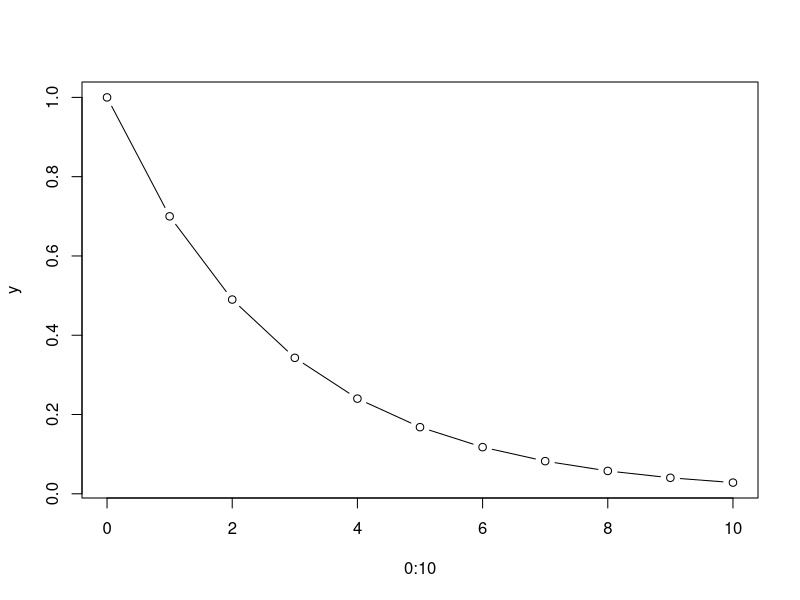
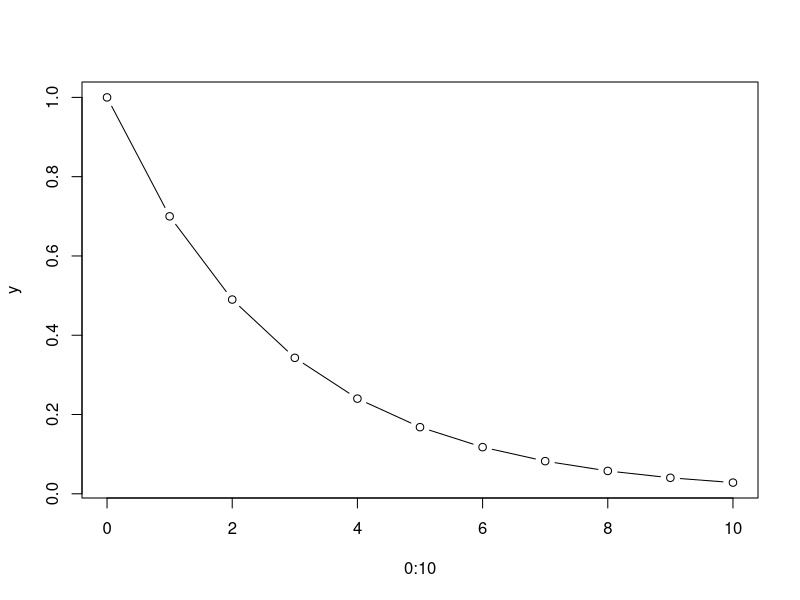
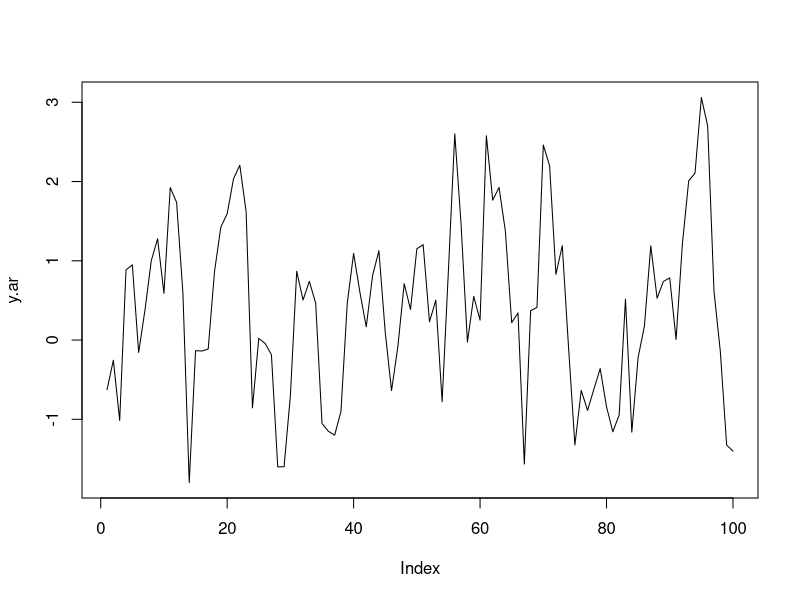
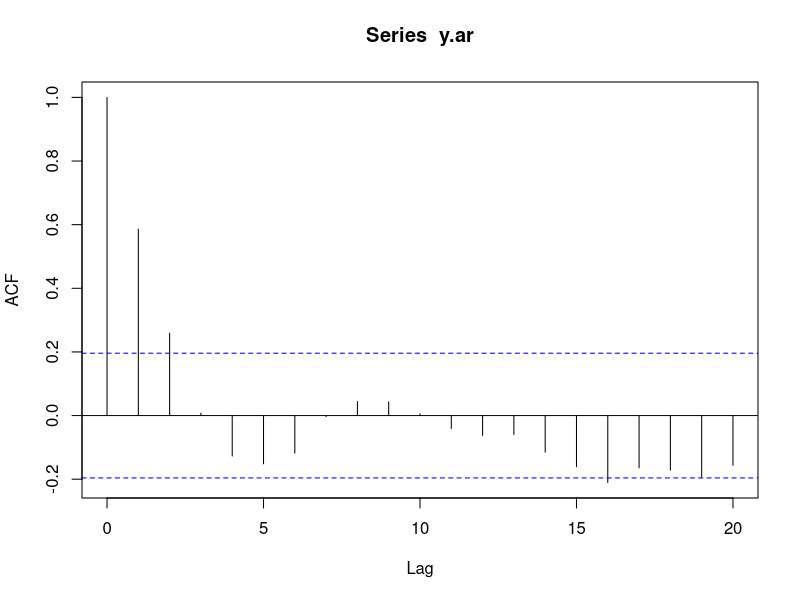
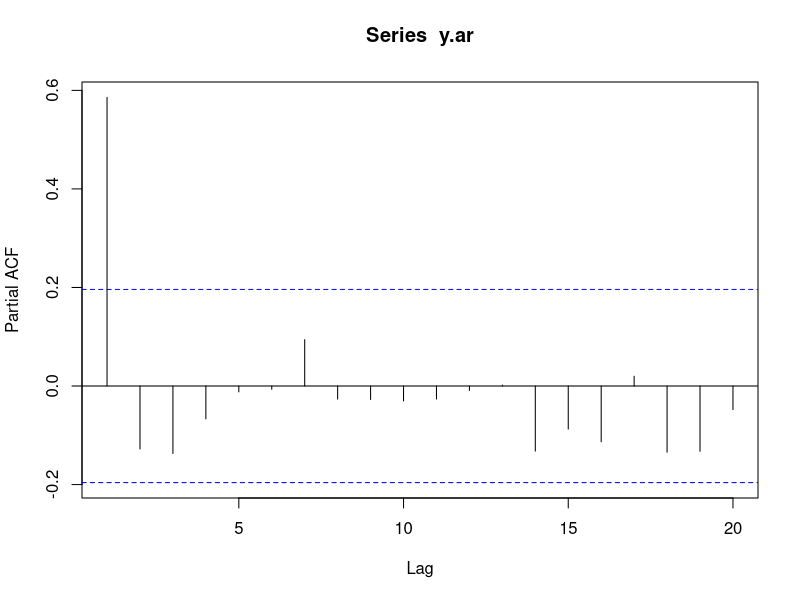

These figures' R source, in order: (Note: this script raises an error after producing the figures.)
## ---- chunk 1
rho <- function(k,alpha) alpha^k
## ---- chunk 2
y <- rho(0:10, 0.7)
plot(0:10, y, type="b")
## ---- chunk 3
x <- rho(0:10, -0.7)
plot(0:10, y, type="b")
## ---- chunk 4
set.seed(1)
y.ar <- e <- rnorm(100)
for (t in 2:100) y.ar[t]  <- 0.7 * y.ar[t-1] +e[t]
## ---- chunk 5
plot(y.ar,type="l")            
## ---- chunk 6
acf(y.ar)
## ---- chunk 7
pacf(y.ar)

## ---- chunk 8
y.ar.mod <- ar(y.ar, method="mle")
y.ar.mod$order
## ---- chunk 9
y.ar.mod$ar
## ---- chunk 10
y.ar.mod$ar + c(-2,2) * sqrt(y.ar.mod$asy.var)
## ---- chunk 11
y.ar.ts <- ts(y.ar, start=1980, frequency = 12)
auto.arima(y.ar.ts)
